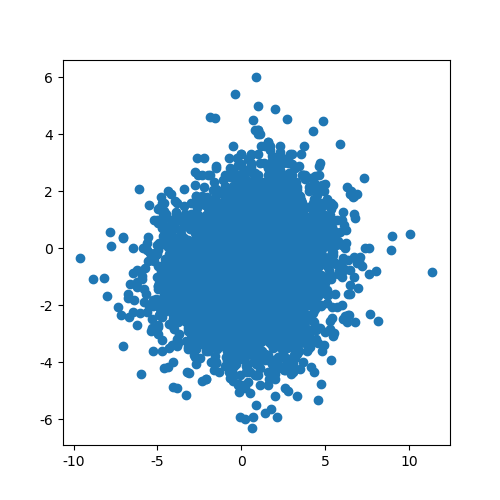

Source code (Python):
import pandas as pd
from matplotlib import pyplot as plt
import numpy as np

cnts = pd.read_csv('../binfo1-work/read-counts.txt', sep='\t', comment='#', index_col=0)
# print(cnts.head())
cnts['clip_enrichment'] = cnts['CLIP-35L33G.bam'] / cnts['RNA-control.bam']
cnts['rden_change'] = (cnts['RPF-siLin28a.bam'] / cnts['RNA-siLin28a.bam']) / (cnts['RPF-siLuc.bam'] / cnts['RNA-siLuc.bam'])
# print(cnts.head())

fig, ax = plt.subplots(1, 1, figsize=(5, 5))
ax.scatter(np.log2(cnts['clip_enrichment']),
           np.log2(cnts['rden_change']))
fig.savefig("example.png")
